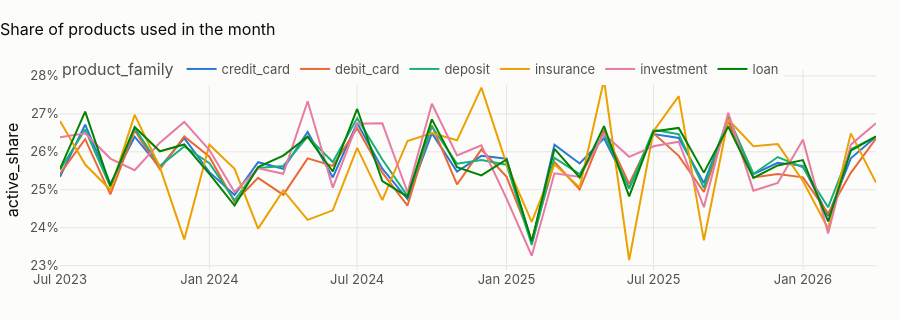

Notebook code for this chart:
### Markdown cell above
## 1 · Portfolio activity by product family

### Code cell
fam = star.q(f"""
    select product_family, month_start, count(*) as products, avg((n_tx > 0)::int) as active_share,
           sum(payments_usd) as payments_usd
    from {{fct_product_month}} where not before_opening and month_start between '{FIRST}' and '{LAST}'
    group by all order by 1, 2""")
fig = px.line(
    fam,
    x="month_start",
    y="active_share",
    color="product_family",
    title="Share of products used in the month",
)
fig.update_layout(height=320, yaxis_tickformat=".0%", xaxis_title=None)
fig.show()
summ = fam.groupby("product_family").agg(
    products=("products", "last"), active_share=("active_share", "mean")
)
show(summ.round(4), paging=False)
pre = star.q(
    "select count(*) as rows_, sum(n_tx) as tx from {fct_product_month} where before_opening"
).iloc[0]
display(
    Markdown(
        "**Monthly use by family:** "
        + ", ".join(f"{k} {100 * v:.1f} %" for k, v in summ.active_share.sort_values().items())
        + f". {int(pre.tx):,} transactions are dated before their product opened (R01) and sit in "
        f"{int(pre.rows_):,} pre-opening rows of the fact, kept so the fact reconciles with the atomic transactions."
    )
)
